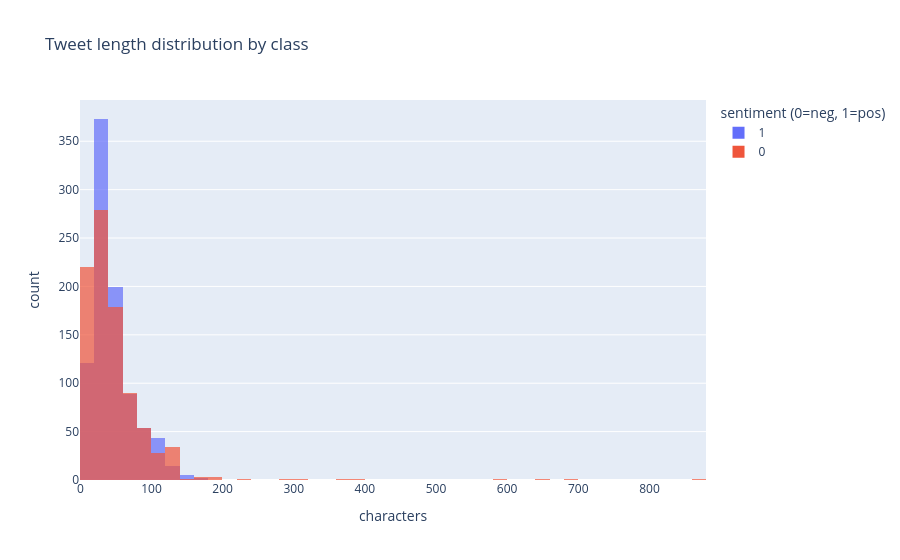

Write notebook code for a chart like this one.
### Code cell
# Tweet length in characters
df['char_count'] = df['text'].str.len()

fig = px.histogram(
    df, x='char_count', nbins=50,
    color='label',
    title='Tweet length distribution by class',
    labels={'char_count': 'characters', 'label': 'sentiment (0=neg, 1=pos)'},
    barmode='overlay',
    opacity=0.7
)
fig.show()

print(df['char_count'].describe().round(1))

### Figure 1 — Plotly figure (JSON) as saved in the notebook; plotly's stock layout.template omitted (floating-point values rounded to 4 significant figures; data arrays with more than 128 entries replaced by an {"elided": "..."} marker saying what was removed)
{"data": [{"bingroup": "x", "hovertemplate": "sentiment (0=neg, 1=pos)=1<br>characters=%{x}<br>count=%{y}<extra></extra>", "legendgroup": "1", "marker": {"color": "#636efa", "opacity": 0.7, "pattern": {"shape": ""}}, "name": "1", "nbinsx": 50, "orientation": "v", "showlegend": true, "type": "histogram", "x": {"elided": "900 int values"}, "xaxis": "x", "yaxis": "y"}, {"bingroup": "x", "hovertemplate": "sentiment (0=neg, 1=pos)=0<br>characters=%{x}<br>count=%{y}<extra></extra>", "legendgroup": "0", "marker": {"color": "#EF553B", "opacity": 0.7, "pattern": {"shape": ""}}, "name": "0", "nbinsx": 50, "orientation": "v", "showlegend": true, "type": "histogram", "x": {"elided": "900 int values"}, "xaxis": "x", "yaxis": "y"}], "layout": {"barmode": "overlay", "legend": {"title": {"text": "sentiment (0=neg, 1=pos)"}, "tracegroupgap": 0}, "title": {"text": "Tweet length distribution by class"}, "xaxis": {"anchor": "y", "domain": [0, 1], "title": {"text": "characters"}}, "yaxis": {"anchor": "x", "domain": [0, 1], "title": {"text": "count"}}}}
